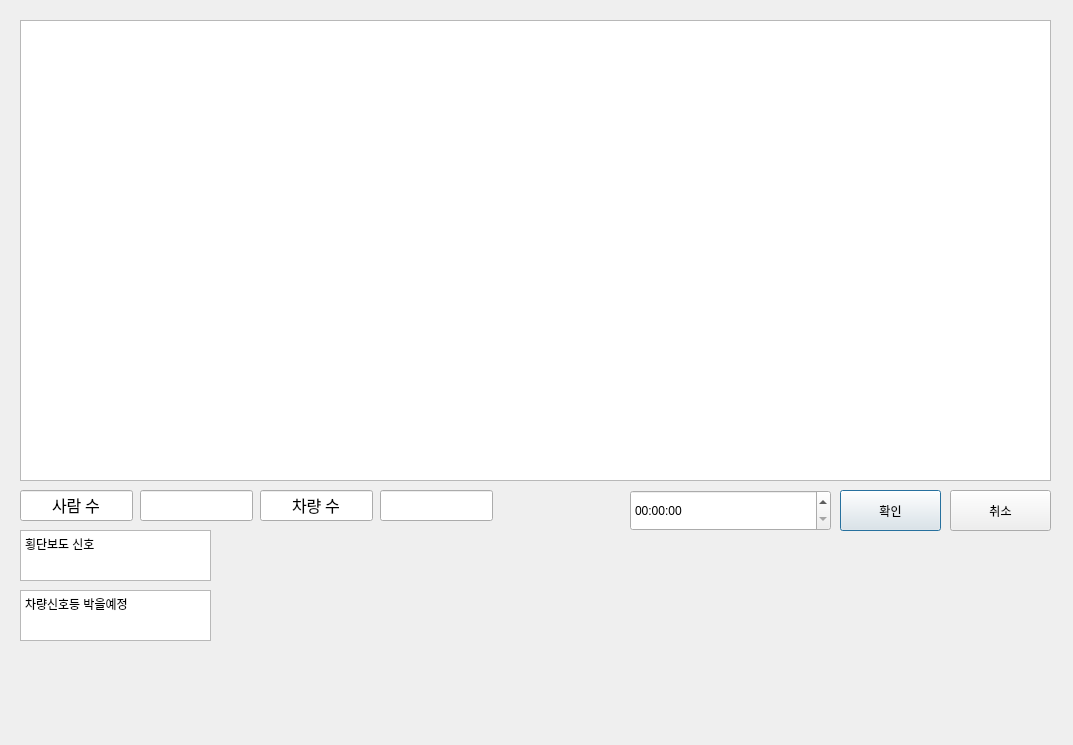
<?xml version="1.0" encoding="UTF-8"?>
<ui version="4.0">
 <class>Dialog</class>
 <widget class="QDialog" name="Dialog">
  <property name="geometry">
   <rect>
    <x>0</x>
    <y>0</y>
    <width>1073</width>
    <height>745</height>
   </rect>
  </property>
  <property name="windowTitle">
   <string>Dialog</string>
  </property>
  <widget class="QPushButton" name="checkbutton">
   <property name="geometry">
    <rect>
     <x>840</x>
     <y>490</y>
     <width>101</width>
     <height>41</height>
    </rect>
   </property>
   <property name="text">
    <string>확인</string>
   </property>
  </widget>
  <widget class="QPushButton" name="canclebutton">
   <property name="geometry">
    <rect>
     <x>950</x>
     <y>490</y>
     <width>101</width>
     <height>41</height>
    </rect>
   </property>
   <property name="text">
    <string>취소</string>
   </property>
  </widget>
  <widget class="QListView" name="imageview">
   <property name="geometry">
    <rect>
     <x>20</x>
     <y>20</y>
     <width>1031</width>
     <height>461</height>
    </rect>
   </property>
  </widget>
  <widget class="QTimeEdit" name="timeEdit">
   <property name="geometry">
    <rect>
     <x>630</x>
     <y>490</y>
     <width>201</width>
     <height>41</height>
    </rect>
   </property>
  </widget>
  <widget class="QLineEdit" name="lineEdit">
   <property name="geometry">
    <rect>
     <x>20</x>
     <y>490</y>
     <width>113</width>
     <height>31</height>
    </rect>
   </property>
   <property name="font">
    <font>
     <family>Agency FB</family>
     <pointsize>12</pointsize>
    </font>
   </property>
   <property name="focusPolicy">
    <enum>Qt::NoFocus</enum>
   </property>
   <property name="text">
    <string>사람 수</string>
   </property>
   <property name="alignment">
    <set>Qt::AlignCenter</set>
   </property>
  </widget>
  <widget class="QLineEdit" name="lineEdit_2">
   <property name="geometry">
    <rect>
     <x>260</x>
     <y>490</y>
     <width>113</width>
     <height>31</height>
    </rect>
   </property>
   <property name="font">
    <font>
     <family>Agency FB</family>
     <pointsize>12</pointsize>
    </font>
   </property>
   <property name="focusPolicy">
    <enum>Qt::NoFocus</enum>
   </property>
   <property name="text">
    <string>차량 수</string>
   </property>
   <property name="alignment">
    <set>Qt::AlignCenter</set>
   </property>
  </widget>
  <widget class="QLineEdit" name="lineEdit_3">
   <property name="geometry">
    <rect>
     <x>140</x>
     <y>490</y>
     <width>113</width>
     <height>31</height>
    </rect>
   </property>
   <property name="font">
    <font>
     <family>Agency FB</family>
     <pointsize>12</pointsize>
    </font>
   </property>
   <property name="focusPolicy">
    <enum>Qt::NoFocus</enum>
   </property>
   <property name="text">
    <string/>
   </property>
   <property name="alignment">
    <set>Qt::AlignCenter</set>
   </property>
  </widget>
  <widget class="QLineEdit" name="lineEdit_4">
   <property name="geometry">
    <rect>
     <x>380</x>
     <y>490</y>
     <width>113</width>
     <height>31</height>
    </rect>
   </property>
   <property name="font">
    <font>
     <family>Agency FB</family>
     <pointsize>12</pointsize>
    </font>
   </property>
   <property name="focusPolicy">
    <enum>Qt::NoFocus</enum>
   </property>
   <property name="text">
    <string/>
   </property>
   <property name="alignment">
    <set>Qt::AlignCenter</set>
   </property>
  </widget>
  <widget class="QTextEdit" name="textEdit">
   <property name="geometry">
    <rect>
     <x>20</x>
     <y>590</y>
     <width>191</width>
     <height>51</height>
    </rect>
   </property>
   <property name="html">
    <string>&lt;!DOCTYPE HTML PUBLIC &quot;-//W3C//DTD HTML 4.0//EN&quot; &quot;http://www.w3.org/TR/REC-html40/strict.dtd&quot;&gt;
&lt;html&gt;&lt;head&gt;&lt;meta name=&quot;qrichtext&quot; content=&quot;1&quot; /&gt;&lt;style type=&quot;text/css&quot;&gt;
p, li { white-space: pre-wrap; }
&lt;/style&gt;&lt;/head&gt;&lt;body style=&quot; font-family:'Gulim'; font-size:9pt; font-weight:400; font-style:normal;&quot;&gt;
&lt;p style=&quot; margin-top:0px; margin-bottom:0px; margin-left:0px; margin-right:0px; -qt-block-indent:0; text-indent:0px;&quot;&gt;차량신호등 박을예정&lt;/p&gt;
&lt;p style=&quot;-qt-paragraph-type:empty; margin-top:0px; margin-bottom:0px; margin-left:0px; margin-right:0px; -qt-block-indent:0; text-indent:0px;&quot;&gt;&lt;br /&gt;&lt;/p&gt;&lt;/body&gt;&lt;/html&gt;</string>
   </property>
  </widget>
  <widget class="QTextEdit" name="textEdit_2">
   <property name="geometry">
    <rect>
     <x>20</x>
     <y>530</y>
     <width>191</width>
     <height>51</height>
    </rect>
   </property>
   <property name="html">
    <string>&lt;!DOCTYPE HTML PUBLIC &quot;-//W3C//DTD HTML 4.0//EN&quot; &quot;http://www.w3.org/TR/REC-html40/strict.dtd&quot;&gt;
&lt;html&gt;&lt;head&gt;&lt;meta name=&quot;qrichtext&quot; content=&quot;1&quot; /&gt;&lt;style type=&quot;text/css&quot;&gt;
p, li { white-space: pre-wrap; }
&lt;/style&gt;&lt;/head&gt;&lt;body style=&quot; font-family:'Gulim'; font-size:9pt; font-weight:400; font-style:normal;&quot;&gt;
&lt;p style=&quot; margin-top:0px; margin-bottom:0px; margin-left:0px; margin-right:0px; -qt-block-indent:0; text-indent:0px;&quot;&gt;횡단보도 신호&lt;/p&gt;
&lt;p style=&quot;-qt-paragraph-type:empty; margin-top:0px; margin-bottom:0px; margin-left:0px; margin-right:0px; -qt-block-indent:0; text-indent:0px;&quot;&gt;&lt;br /&gt;&lt;/p&gt;&lt;/body&gt;&lt;/html&gt;</string>
   </property>
  </widget>
 </widget>
 <resources/>
 <connections/>
</ui>
